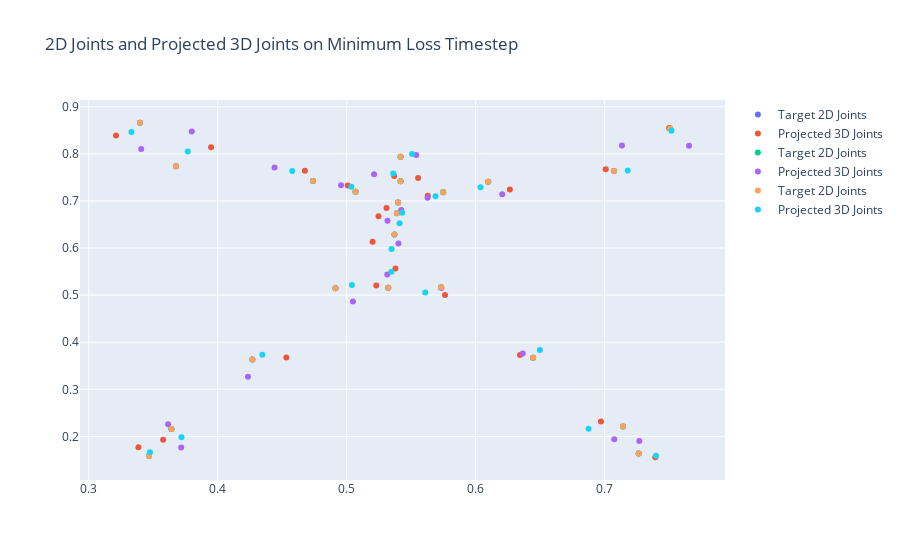

Notebook code cell kept with this figure:
### Code cell
import numpy as np
import torch as th
import sys
sys.path.append('/home/mint/Dev/HumanMotion/Diffusion-Noise-Optimization/')
from sample.reprojection_condition import reprojection_loss

# 2D joints
target_joints_2d = np.array([[305.5, 278.5], [329.0, 278.0], [282.0, 279.0], [308.25, 213.5], [370.0, 364.0], [245.0, 366.0], [309.34999999999997, 187.5], [410.0, 448.0], [209.0, 451.0], [309.90000000000003, 174.5], [417.0, 481.0], [199.0, 484.0], [311.0, 148.5], [329.95000000000005, 161.75], [290.95000000000005, 161.25], [311.0, 118.5], [350.0, 149.0], [272.0, 148.0], [406.0, 136.0], [211.0, 130.0], [431.0, 84.0], [195.0, 77.0]])
# Normalized to 0-1
h, w, _ = (574, 575, 3)
target_joints_2d[..., 0] = target_joints_2d[..., 0] / h
target_joints_2d[..., 1] = target_joints_2d[..., 1] / w
target_joints_2d = target_joints_2d[None, None, :, :]
target_joints_2d = th.tensor(target_joints_2d, dtype=th.float32)
print("Joints 2d: ", target_joints_2d.shape)

dat = '/home/mint/Dev/HumanMotion/Diffusion-Noise-Optimization/save/mdm_avg_dno/samples_000500000_avg_seed20_a_person_is_standing/pose_editing_reprojection_dno/results.npy'
dat = np.load(dat, allow_pickle=True).item()
cam_dat = th.load('/home/mint/Dev/HumanMotion/Diffusion-Noise-Optimization/save/mdm_avg_dno/samples_000500000_avg_seed20_a_person_is_standing/pose_editing_reprojection_dno/cam_dict.pt')

joints_3d = dat['motion']   # B x 22 x 3 x T
cam_dict = cam_dat
for k, v in cam_dict.items():
    print(k, ": ", v.shape)
joints_3d = th.tensor(joints_3d, dtype=th.float32)[1:, ...]
joints_3d = joints_3d.permute(0, 3, 1, 2)
print("Joints 3d: ", joints_3d.shape)
loss, joints_3d_projection = reprojection_loss(joints_3d, target_joints_2d, cam_dict)
print("Loss: ", loss.shape)

loss = loss.detach().cpu().numpy()
loss = loss.sum(axis=(2, 3))
import matplotlib.pyplot as plt
batch_size = loss.shape[0]
# Iterate over each batch
plt.figure(figsize=(10, 6))
for i in range(batch_size):
    min_loss_timestep = np.argmin(loss[i, :])
    min_loss_value = loss[i, min_loss_timestep]

    plt.plot(loss[i, :], label=f"Batch {i}", marker="o", markersize=3, linestyle="-")
    plt.axhline(y=min_loss_value, color="r", linestyle="--", alpha=0.5)  # Highlight min loss
    plt.axvline(x=min_loss_timestep, color="g", linestyle="--", alpha=0.5)  # Highlight min timestep

# Apply log scale
plt.yscale("log")

# Labels and title
plt.xlabel("Timestep")
plt.ylabel("Loss (log scale)")
plt.title("Loss Over Timesteps for Each Batch")
plt.legend()
plt.grid(True, which="both", linestyle="--", linewidth=0.5)

# Show plot
plt.show()


# Plot joints 2d on the minimum loss timestep
min_loss_timestep = min_loss_timestep.item()
print("Minimum loss timestep: ", min_loss_timestep)
min_loss_value = min_loss_value.item()
print("Minimum loss value: ", min_loss_value)
joints_3d_projection = joints_3d_projection.detach().cpu().numpy()
# joints_3d_projection = joints_3d_projection[:, min_loss_timestep, ...]

import plotly.graph_objects as go
fig = go.Figure()
for i in range(batch_size):
    fig.add_trace(go.Scatter(x=target_joints_2d[0, 0, :, 0], y=1-target_joints_2d[0, 0, :, 1], mode='markers', name='Target 2D Joints'))
    fig.add_trace(go.Scatter(x=joints_3d_projection[i, min_loss_timestep, :, 0], y=1-joints_3d_projection[i, min_loss_timestep, :, 1], mode='markers', name='Projected 3D Joints'))
    fig.update_layout(title_text="2D Joints and Projected 3D Joints on Minimum Loss Timestep")
fig.show()

### Figure 1 — Plotly figure (JSON) as saved in the notebook; plotly's stock layout.template omitted (floating-point values rounded to 4 significant figures)
{"data": [{"mode": "markers", "name": "Target 2D Joints", "type": "scatter", "x": [0.5322, 0.5732, 0.4913, 0.537, 0.6446, 0.4268, 0.5389, 0.7143, 0.3641, 0.5399, 0.7265, 0.3467, 0.5418, 0.5748, 0.5069, 0.5418, 0.6098, 0.4739, 0.7073, 0.3676, 0.7509, 0.3397], "y": [0.5157, 0.5165, 0.5148, 0.6287, 0.367, 0.3635, 0.6739, 0.2209, 0.2157, 0.6965, 0.1635, 0.1583, 0.7417, 0.7187, 0.7196, 0.7939, 0.7409, 0.7426, 0.7635, 0.7739, 0.8539, 0.8661]}, {"mode": "markers", "name": "Projected 3D Joints", "type": "scatter", "x": [0.5379, 0.5762, 0.5229, 0.5201, 0.6344, 0.4532, 0.5247, 0.6972, 0.3576, 0.5308, 0.7393, 0.3385, 0.5368, 0.5629, 0.5009, 0.5554, 0.6266, 0.4676, 0.7009, 0.3948, 0.75, 0.3211], "y": [0.5564, 0.5004, 0.5202, 0.6131, 0.3728, 0.3677, 0.6677, 0.2315, 0.193, 0.6848, 0.1557, 0.1767, 0.7532, 0.7112, 0.7328, 0.7487, 0.7242, 0.7639, 0.7674, 0.8139, 0.8547, 0.839]}, {"mode": "markers", "name": "Target 2D Joints", "type": "scatter", "x": [0.5322, 0.5732, 0.4913, 0.537, 0.6446, 0.4268, 0.5389, 0.7143, 0.3641, 0.5399, 0.7265, 0.3467, 0.5418, 0.5748, 0.5069, 0.5418, 0.6098, 0.4739, 0.7073, 0.3676, 0.7509, 0.3397], "y": [0.5157, 0.5165, 0.5148, 0.6287, 0.367, 0.3635, 0.6739, 0.2209, 0.2157, 0.6965, 0.1635, 0.1583, 0.7417, 0.7187, 0.7196, 0.7939, 0.7409, 0.7426, 0.7635, 0.7739, 0.8539, 0.8661]}, {"mode": "markers", "name": "Projected 3D Joints", "type": "scatter", "x": [0.5315, 0.5734, 0.5048, 0.5401, 0.6365, 0.4234, 0.5316, 0.7075, 0.3615, 0.5423, 0.727, 0.3717, 0.5212, 0.5627, 0.4957, 0.554, 0.6206, 0.4441, 0.7135, 0.3799, 0.7655, 0.3406], "y": [0.5439, 0.5153, 0.4867, 0.6097, 0.3759, 0.3268, 0.6578, 0.1941, 0.226, 0.6807, 0.1902, 0.1764, 0.757, 0.7068, 0.7334, 0.7977, 0.7143, 0.7713, 0.8178, 0.8473, 0.8171, 0.8102]}, {"mode": "markers", "name": "Target 2D Joints", "type": "scatter", "x": [0.5322, 0.5732, 0.4913, 0.537, 0.6446, 0.4268, 0.5389, 0.7143, 0.3641, 0.5399, 0.7265, 0.3467, 0.5418, 0.5748, 0.5069, 0.5418, 0.6098, 0.4739, 0.7073, 0.3676, 0.7509, 0.3397], "y": [0.5157, 0.5165, 0.5148, 0.6287, 0.367, 0.3635, 0.6739, 0.2209, 0.2157, 0.6965, 0.1635, 0.1583, 0.7417, 0.7187, 0.7196, 0.7939, 0.7409, 0.7426, 0.7635, 0.7739, 0.8539, 0.8661]}, {"mode": "markers", "name": "Projected 3D Joints", "type": "scatter", "x": [0.5347, 0.5609, 0.5041, 0.5348, 0.6498, 0.4346, 0.541, 0.6876, 0.3719, 0.5431, 0.7399, 0.3474, 0.5361, 0.5689, 0.5036, 0.5508, 0.6038, 0.4578, 0.718, 0.3768, 0.7519, 0.3331], "y": [0.5496, 0.5057, 0.5217, 0.5979, 0.3834, 0.3735, 0.6526, 0.2161, 0.198, 0.675, 0.1588, 0.1666, 0.7581, 0.7098, 0.7303, 0.7999, 0.7292, 0.7638, 0.7645, 0.805, 0.849, 0.8466]}], "layout": {"title": {"text": "2D Joints and Projected 3D Joints on Minimum Loss Timestep"}}}
